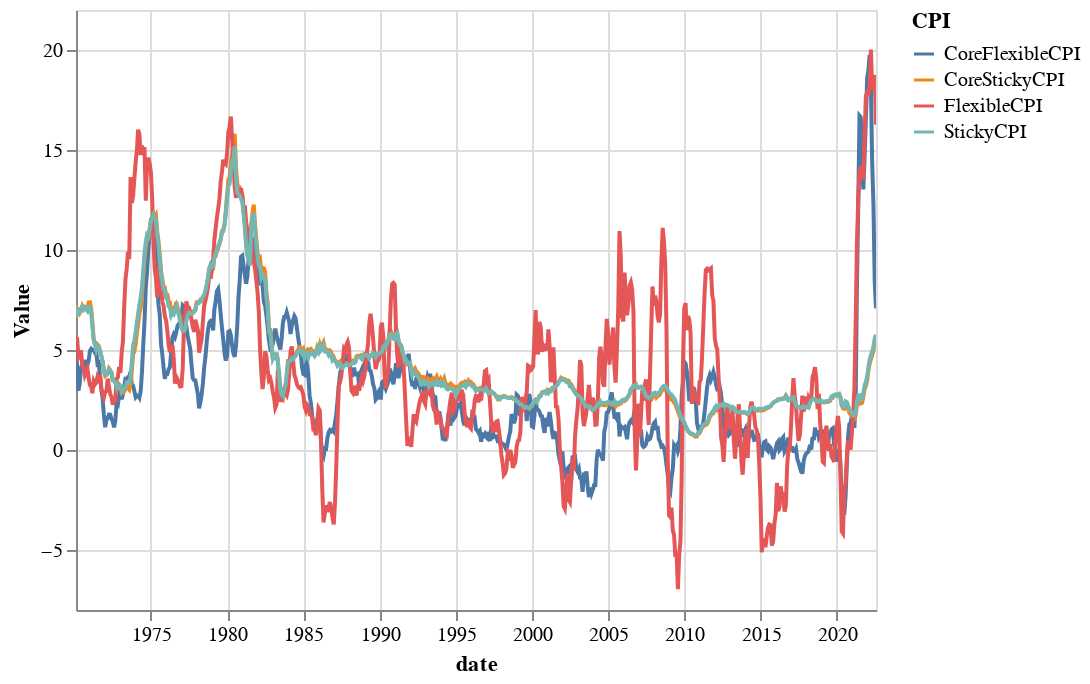

Notebook source saved alongside this figure:
### Code cell
chart = alt.Chart(df[core_noncore_yoy_subsets].reset_index()
        ).transform_fold(core_noncore_yoy_subsets, as_=["CPI", "Value"]
        ).mark_line(
        ).encode(
            x='date:T',
            y='Value:Q',
            color='CPI:N',
            tooltip=['CPI:N', 'Value:Q', 'date:T']
        ).interactive()

chart

### Figure 1 — Vega-Lite specification as saved in the notebook (floating-point values rounded to 4 significant figures; data arrays with more than 128 entries replaced by an {"elided": "..."} marker saying what was removed)
{"config": {"view": {"continuousWidth": 400, "continuousHeight": 300}}, "data": {"name": "data-5c3fd8e933b238e685dc6bc32cf93128"}, "mark": "line", "encoding": {"color": {"field": "CPI", "type": "nominal"}, "tooltip": [{"field": "CPI", "type": "nominal"}, {"field": "Value", "type": "quantitative"}, {"field": "date", "type": "temporal"}], "x": {"field": "date", "type": "temporal"}, "y": {"field": "Value", "type": "quantitative"}}, "selection": {"selector004": {"type": "interval", "bind": "scales", "encodings": ["x", "y"]}}, "transform": [{"fold": ["CoreFlexibleCPI", "CoreStickyCPI", "FlexibleCPI", "StickyCPI"], "as": ["CPI", "Value"]}], "$schema": "https://vega.github.io/schema/vega-lite/v4.17.0.json", "datasets": {"data-5c3fd8e933b238e685dc6bc32cf93128": {"elided": "631 records"}}}
